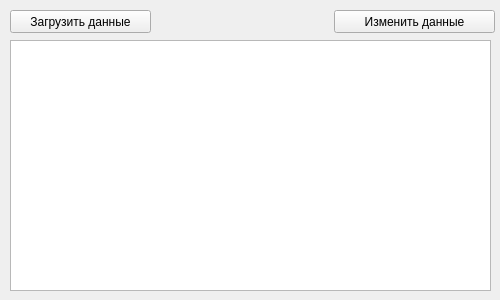
<?xml version="1.0" encoding="UTF-8"?>
<ui version="4.0">
 <class>Form</class>
 <widget class="QWidget" name="Form">
  <property name="geometry">
   <rect>
    <x>0</x>
    <y>0</y>
    <width>500</width>
    <height>300</height>
   </rect>
  </property>
  <property name="windowTitle">
   <string>Form</string>
  </property>
  <widget class="QPushButton" name="pushButton">
   <property name="geometry">
    <rect>
     <x>10</x>
     <y>10</y>
     <width>141</width>
     <height>23</height>
    </rect>
   </property>
   <property name="text">
    <string>Загрузить данные</string>
   </property>
  </widget>
  <widget class="QTableWidget" name="tableWidget">
   <property name="geometry">
    <rect>
     <x>10</x>
     <y>40</y>
     <width>481</width>
     <height>251</height>
    </rect>
   </property>
  </widget>
  <widget class="QPushButton" name="pushButton_2">
   <property name="geometry">
    <rect>
     <x>334</x>
     <y>10</y>
     <width>161</width>
     <height>23</height>
    </rect>
   </property>
   <property name="text">
    <string>Изменить данные</string>
   </property>
  </widget>
 </widget>
 <resources/>
 <connections/>
</ui>
